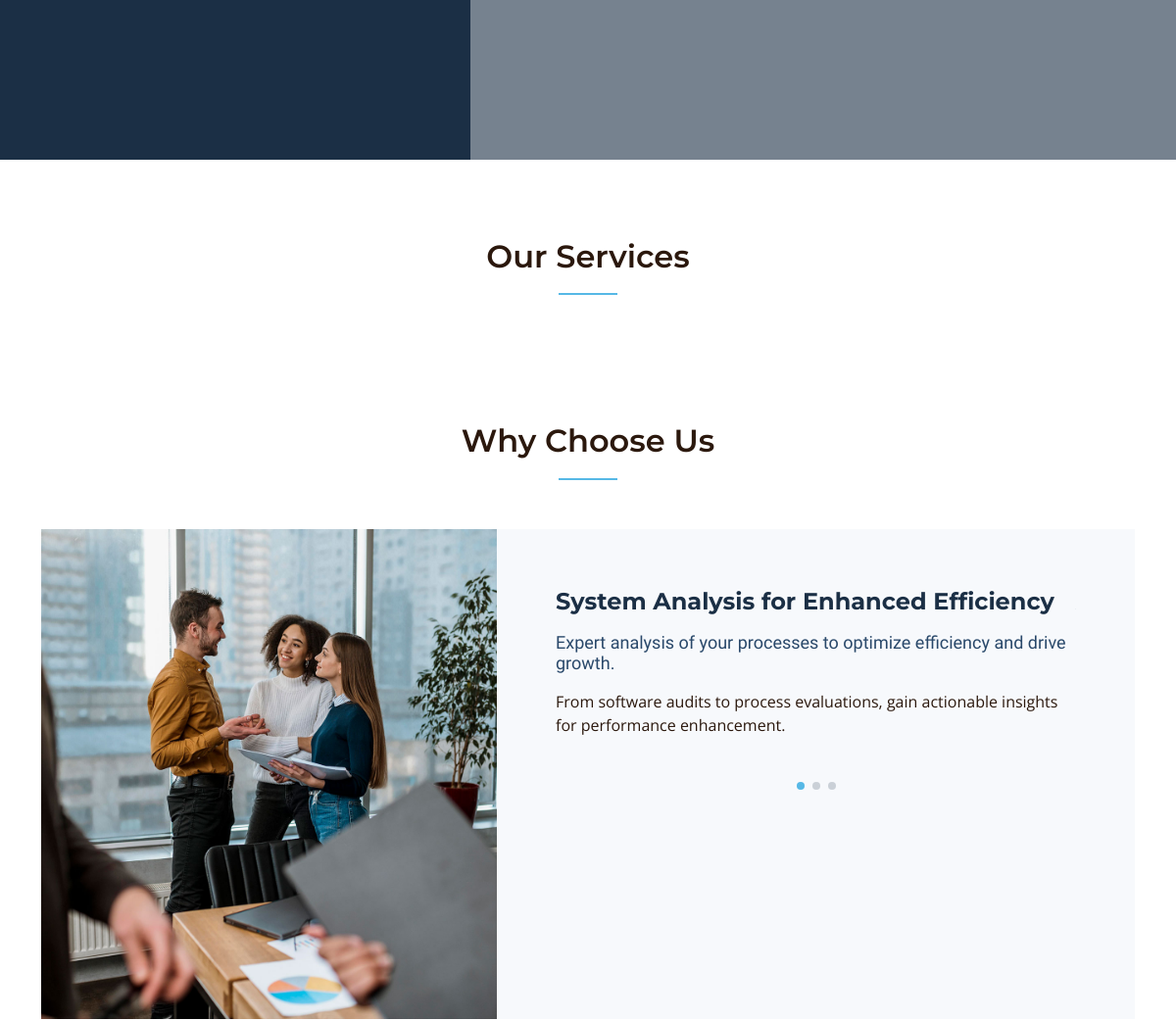
The app's page / (middle part), older data.
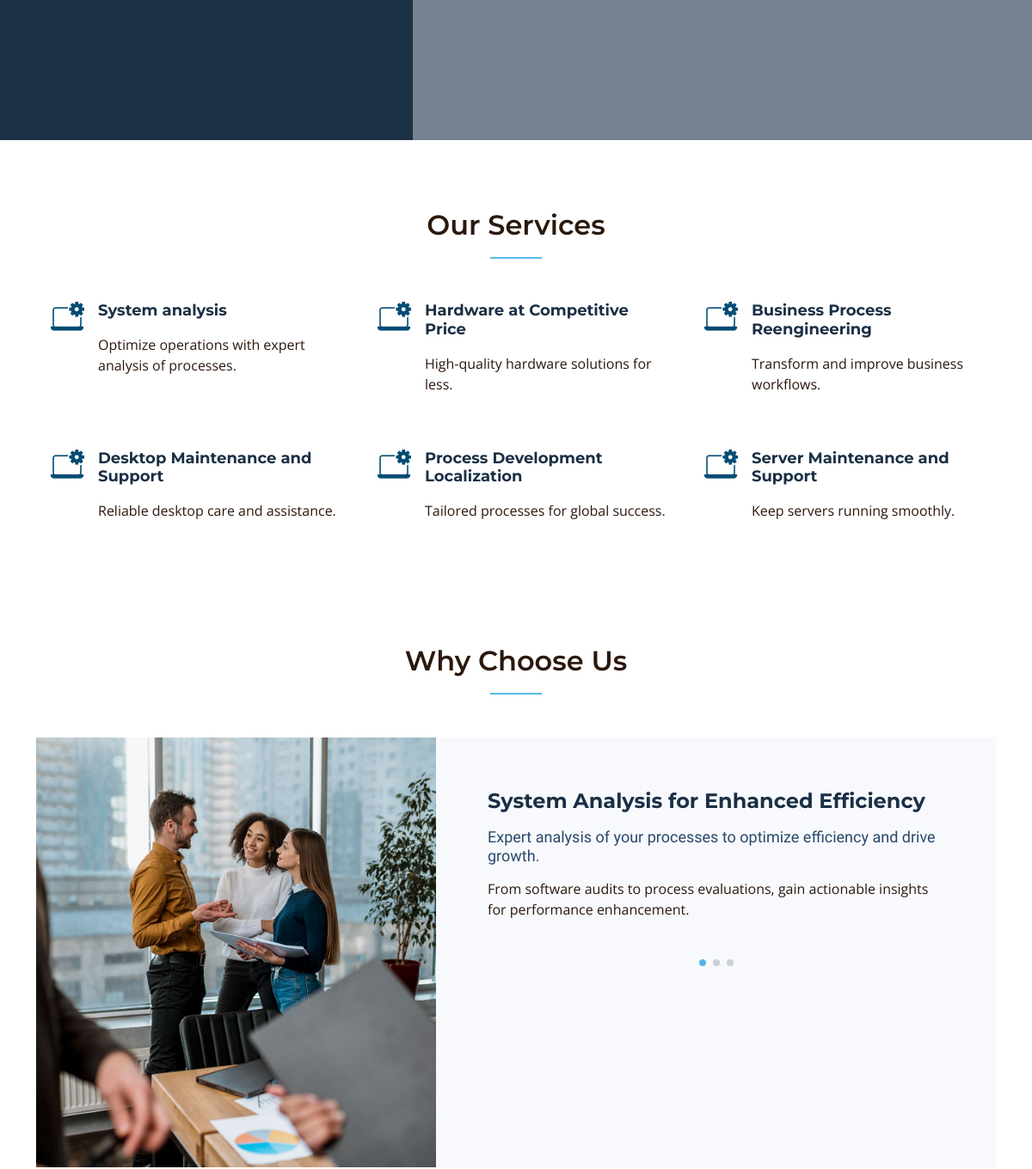
The same page, newer data.
### my_app/models.py (models this page shows, shortened)
class Why_choose_us_model(models.Model):
    title = models.CharField(max_length=200)
    description = RichTextField(blank=True)
    sub_description = RichTextField(blank=True)

class Service_model(models.Model):
    icon = models.ImageField(blank=True, null=True, upload_to='icon/services')
    title = models.CharField(max_length=200)
    description = RichTextField(blank=True)

### my_app/views.py (the view)
# urls.py: path('', Home_view , name = 'home_url'),
def Home_view(request):
    home_data = Home_model.objects.first()
    return render(request, 'index.html', {'hero_data': home_data})

### my_app/context_processors.py (called while the page is built)
def why_choose_us_cp(request):
    why_choose_us_data = Why_choose_us_model.objects.all()
    return {'why_choose_us_cp': why_choose_us_data}

def About_cp(request):
    About_data = About_model.objects.first()
    return {'About_cp': About_data}

def service_cp(request):
    service_data = Service_model.objects.all()
    return {'service_cp': service_data}

def team_cp(request):
    team_data = Team_model.objects.all()
    return {'team_cp': team_data}

### my_app/templates/index.html (shortened to what this page needs)
{% extends 'base.html' %}
{% load static %}
{% block content %}
<section id="hero" class="hero d-flex align-items-center" style="background: url('{{ hero_data.image.url }}') top center cover;">
  </section>
    {% include 'service_section.html' %}
    {% include 'why_choose_us.html' %}
{% endblock %}

### my_app/templates/service_section.html
{% load static %}
{% block 'service_section' %}
    <section id="services-list" class="services-list">
      <div class="container" data-aos="fade-up">
        <div class="section-header">
          <h2>Our Services</h2>
        </div>
        <div class="row gy-5">
        {% for item in service_cp %}
          <div class="col-lg-4 col-md-6 service-item d-flex" data-aos="fade-up" data-aos-delay="100">
            {% if item.icon %}
            <div class="icon flex-shrink-0 px-3"> <img src="{{ item.icon.url }}" alt="service icon"></div>
            {% endif %}
            <div>
              <h4 class="title"><a href="#" class="stretched-link">{{ item.title }}</a></h4>
              <p class="description"> {{ item.description |safe}}</p>
            </div>
          </div>
        {% endfor %}
        </div>
      </div>
    </section>
{% endblock %}

### my_app/templates/why_choose_us.html (shortened to what this page needs)
{% load static %}
{% block why_choose_us%}
    <section id="why-us" class="why-us mt-5">
      <div class="container" data-aos="fade-up">
        <div class="section-header">
          <h2>Why Choose Us</h2>
        </div>
        <div class="row g-0" data-aos="fade-up" data-aos-delay="200">
          <div class="col-xl-5 img-bg" style="background-image: url('{% static 'assets/img/why-us-bg.jpg' %}')"></div>
          <div class="col-xl-7 slides  position-relative">
            <div class="slides-1 swiper">
              <div class="swiper-wrapper">
              {% for item in why_choose_us_cp %}
                <div class="swiper-slide">
                  <div class="item">
                    <h3 class="mb-3">{{ item.title }}</h3>
                    <h4 class="mb-3">{{ item.description|safe }}</h4>
                    <p>{{ item.sub_description|safe }}</p>
                  </div>
                </div>
              {% endfor %}
              </div>
              <div class="swiper-pagination"></div>
            </div>
          </div>
        </div>
      </div>
    </section>
{% endblock %}

Row changes from the older to the newer data that the page shows:
added Service_model: icon (picture), title "System analysis", description "Optimize operations with expert analysis of processes."
added Service_model: icon (picture), title "Hardware at Competitive Price", description "High-quality hardware solutions for less."
added Service_model: icon (picture), title "Business Process Reengineering", description "Transform and improve business workflows."
added Service_model: icon (picture), title "Desktop Maintenance and Support", description "Reliable desktop care and assistance."
added Service_model: icon (picture), title "Process Development Localization", description "Tailored processes for global success."
added Service_model: icon (picture), title "Server Maintenance and Support", description "Keep servers running smoothly."
